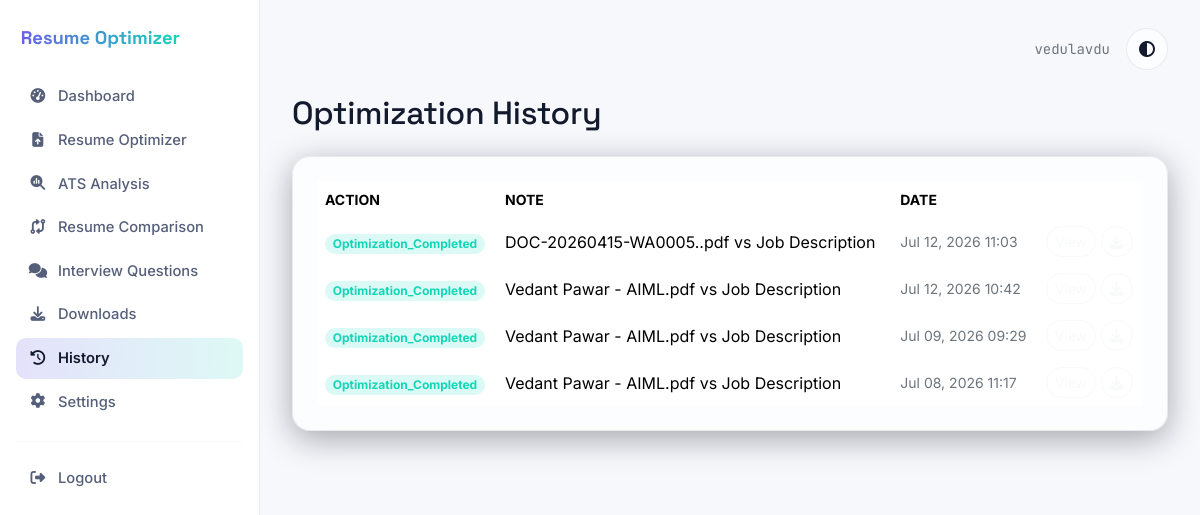
Page /history/ (signed in) on the committed database.
### analysis/models.py (models this page shows, shortened)
class ResumeHistory(models.Model):
    user = models.ForeignKey(User, on_delete=models.CASCADE, related_name='history_entries')
    analysis = models.ForeignKey(ATSAnalysis, on_delete=models.CASCADE, related_name='history_entries')
    action = models.CharField(max_length=100, default='optimization_completed')
    note = models.CharField(max_length=255, blank=True)
    created_at = models.DateTimeField(auto_now_add=True)
    class Meta:
        ordering = ['-created_at']
        verbose_name_plural = 'Resume History'

### dashboard/views.py (the view)
# urls.py: path('history/', views.history, name='history'),
@login_required
def history(request):
    entries = ResumeHistory.objects.filter(user=request.user).select_related('analysis', 'analysis__resume')
    return render(request, 'dashboard/history.html', {'entries': entries})

### templates/dashboard/history.html (shortened to what this page needs)
{% extends "base.html" %}
{% block content %}
<h2 class="display-font mb-4">Optimization History</h2>
<div class="glass-card p-4">
  {% if entries %}
  <div class="table-responsive">
    <table class="table table-borderless align-middle mb-0">
      <thead class="text-secondary small text-uppercase">
        <tr><th>Action</th><th>Note</th><th>Date</th><th></th></tr>
      </thead>
      <tbody>
        {% for e in entries %}
        <tr>
          <td><span class="badge rounded-pill" style="background:rgba(18,214,184,.15); color:var(--signal-teal);">{{ e.action|title }}</span></td>
          <td>{{ e.note }}</td>
          <td class="text-secondary small">{{ e.created_at|date:"M d, Y H:i" }}</td>
          <td>
            <a href="{% url 'analysis:results' e.analysis_id %}" class="btn btn-sm btn-outline-light rounded-pill">View</a>
            <a href="{% url 'analysis:download' e.analysis_id 'pdf' %}" class="btn btn-sm btn-outline-light rounded-pill"><i class="fa-solid fa-download"></i></a>
          </td>
        </tr>
        {% endfor %}
      </tbody>
    </table>
  </div>
  {% else %}
  <p class="text-secondary mb-0">Nothing here yet. Your completed optimizations will show up in this history log.</p>
  {% endif %}
</div>
{% endblock %}

### templates/base.html (shortened to what this page needs)
{% load static %}
<!DOCTYPE html>
<html lang="en" data-theme="{{ request.user.profile.theme_preference|default:'dark' }}">
<head>
<link href="https://cdnjs.cloudflare.com/ajax/libs/twitter-bootstrap/5.3.3/css/bootstrap.min.css" rel="stylesheet">
<link href="https://cdnjs.cloudflare.com/ajax/libs/font-awesome/6.5.2/css/all.min.css" rel="stylesheet">
<link rel="stylesheet" href="{% static 'css/theme.css' %}">
</head>
<body>
<div class="app-shell">
  {% if user.is_authenticated %}
  <aside class="sidebar" id="sidebar">
    <div class="d-flex align-items-center gap-2 brand mb-4">
      <span class="gradient-text"> Resume Optimizer</span>
    </div>
    <nav class="nav flex-column">
      <a class="nav-link {% if request.resolver_match.url_name == 'home' %}active{% endif %}" href="{% url 'dashboard:home' %}"><i class="fa-solid fa-gauge-high"></i> Dashboard</a>
      <a class="nav-link {% if 'upload_resume' in request.path %}active{% endif %}" href="{% url 'resumes:upload_resume' %}"><i class="fa-solid fa-file-arrow-up"></i> Resume Optimizer</a>
      <a class="nav-link {% if request.resolver_match.url_name == 'results' %}active{% endif %}" href="{% url 'dashboard:home' %}"><i class="fa-solid fa-magnifying-glass-chart"></i> ATS Analysis</a>
      <a class="nav-link {% if request.resolver_match.url_name == 'compare' %}active{% endif %}" href="{% url 'dashboard:home' %}"><i class="fa-solid fa-code-compare"></i> Resume Comparison</a>
      <a class="nav-link {% if 'interview' in request.path %}active{% endif %}" href="{% url 'dashboard:home' %}"><i class="fa-solid fa-comments"></i> Interview Questions</a>
      <a class="nav-link" href="{% url 'dashboard:home' %}"><i class="fa-solid fa-download"></i> Downloads</a>
      <a class="nav-link {% if request.resolver_match.url_name == 'history' %}active{% endif %}" href="{% url 'dashboard:history' %}"><i class="fa-solid fa-clock-rotate-left"></i> History</a>
      <a class="nav-link {% if request.resolver_match.url_name == 'settings' %}active{% endif %}" href="{% url 'dashboard:settings' %}"><i class="fa-solid fa-gear"></i> Settings</a>
    </nav>
    <hr style="border-color:var(--border)">
    <a class="nav-link" href="{% url 'authentication:logout' %}"><i class="fa-solid fa-right-from-bracket"></i> Logout</a>
  </aside>
  {% endif %}
  <div class="main-content w-100">
    {% if user.is_authenticated %}
    <div class="topbar">
      <div class="d-flex align-items-center gap-3">
        <span class="text-mono small text-secondary">{{ user.username }}</span>
        <div class="theme-toggle" id="themeToggle"><i class="fa-solid fa-circle-half-stroke"></i></div>
      </div>
    </div>
    {% endif %}
    {% block content %}{% endblock %}
  </div>
</div>
</body>
</html>

### static/css/theme.css (style rules this page uses)
:root { --ink-950:#0A0E1A; --ink-900:#0F1526; --ink-800:#161E33; --ink-700:#212B47; --signal-violet:#6C5CE7; --signal-teal:#12D6B8; --signal-amber:#F5A623; --signal-rose:#EF476F; --paper-050:#F7F8FC; --paper-100:#EDEFF7; --text-hi:#F4F6FC; --text-mid:#A8B0C7; --text-dim:#6C7794; --font-display:'Space Grotesk', 'Sora', sans-serif; --font-body:'Inter', sans-serif; --font-mono:'JetBrains Mono', monospace; --radius-lg:18px; --radius-md:12px; --shadow-glass: 0 8px 32px rgba(10,14,26,0.35); }
[data-theme="light"] { --bg:var(--paper-050); --surface: rgba(255,255,255,0.65); --surface-solid: #ffffff; --border: rgba(15,21,38,0.08); --text-primary:#141A2E; --text-secondary:#565F7A; }
* { box-sizing:border-box; }
html,body { height:100%; }
body { background:var(--bg); color:var(--text-primary); font-family:var(--font-body); transition:background .25s ease, color .25s ease; }
h1,h2,h3,h4,h5,.display-font { font-family:var(--font-display); letter-spacing:-0.01em; }
.text-mono { font-family:var(--font-mono); }
.gradient-text { background:linear-gradient(92deg, var(--signal-violet), var(--signal-teal)); -webkit-background-clip:text; background-clip:text; color:transparent; }
.glass-card { background:var(--surface); border:1px solid var(--border); border-radius:var(--radius-lg); backdrop-filter:blur(16px); -webkit-backdrop-filter:blur(16px); box-shadow:var(--shadow-glass); }
.app-shell { display:flex; min-height:100vh; }
.sidebar { width:260px; flex-shrink:0; padding:1.5rem 1rem; background:var(--surface-solid); border-right:1px solid var(--border); position:sticky; top:0; height:100vh; overflow-y:auto; }
.sidebar .brand { font-family:var(--font-display); font-weight:700; font-size:1.15rem; }
.sidebar .nav-link { color:var(--text-secondary); border-radius:10px; padding:.6rem .8rem; display:flex; align-items:center; gap:.7rem; font-weight:500; font-size:.92rem; margin-bottom:.15rem; transition:background .15s ease, color .15s ease; }
.sidebar .nav-link i { width:18px; text-align:center; }
.sidebar .nav-link.active { background:linear-gradient(92deg, rgba(108,92,231,.18), rgba(18,214,184,.14)); color:var(--text-primary); font-weight:600; }
.main-content { flex:1; padding:1.75rem 2rem 3rem; max-width:100%; }
.topbar { display:flex; align-items:center; justify-content:space-between; margin-bottom:1.5rem; }
.theme-toggle { width:42px; height:42px; border-radius:50%; border:1px solid var(--border); background:var(--surface); display:flex; align-items:center; justify-content:center; cursor:pointer; }

### rows in the picture
ResumeHistory: action "Optimization_Completed", note "DOC-20260415-WA0005..pdf vs Job Description", created_at "Jul 12, 2026 11:03"
ResumeHistory: action "Optimization_Completed", note "Vedant Pawar - AIML.pdf vs Job Description", created_at "Jul 12, 2026 10:42"
ResumeHistory: action "Optimization_Completed", note "Vedant Pawar - AIML.pdf vs Job Description", created_at "Jul 09, 2026 09:29"
ResumeHistory: action "Optimization_Completed", note "Vedant Pawar - AIML.pdf vs Job Description", created_at "Jul 08, 2026 11:17"

### other values in the picture
{{ user.username }} "vedulavdu"
